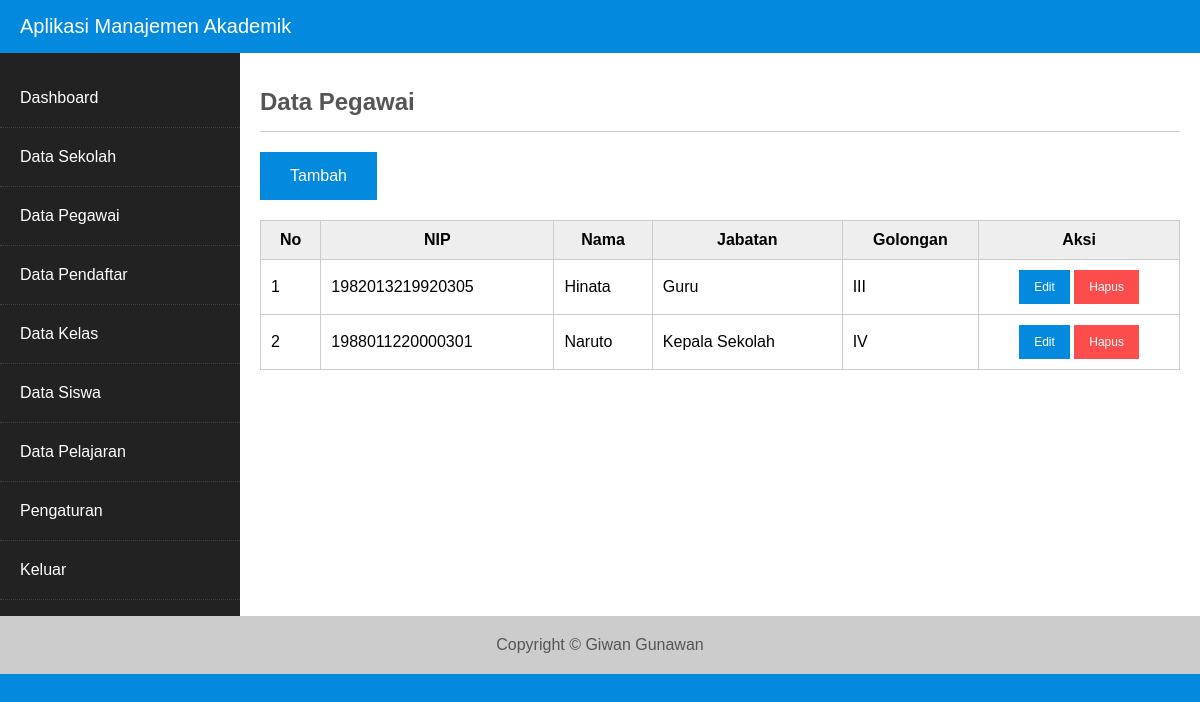
/index.php?hal=pegawai (signed in), run on the app's committed database.
### tables this page shows
CREATE TABLE `t_pegawai` (
  `NIP` char(16) NOT NULL,
  `Nama` char(30) NOT NULL,
  `Alamat` char(30) NOT NULL,
  `Nomor_Telepon` char(13) NOT NULL,
  `Jenis_Kelamin` char(1) NOT NULL,
  `Jabatan` char(20) NOT NULL,
  `Golongan` char(5) NOT NULL,
  PRIMARY KEY (`NIP`)
);

### content/pegawai.php (the view, shortened to what this page needs)
<h2 class="judul">Data Pegawai</h2>
<a class="tombol" href="?hal=pegawai_tambah">Tambah</a>
<table class="table">
   <thead>
      <tr>
         <th>No</th>
         <th>NIP</th>
         <th>Nama</th>
         <th>Jabatan</th>
         <th>Golongan</th>
         <th>Aksi</th>
      </tr>
   </thead>
   <tbody>
   <?php
   $query = mysqli_query($con, "SELECT * FROM t_pegawai");
   $no = 0;
   while($data = mysqli_fetch_array($query)){
      $no++;
?>
      <tr>
         <td><?= $no ?></td>
         <td><?= $data['NIP'] ?></td>
         <td><?= $data['Nama'] ?></td>
         <td><?= $data['Jabatan'] ?></td>
         <td><?= $data['Golongan'] ?></td>
         <td><center>
            <a class="tombol edit" href="?hal=pegawai_edit&id=<?= $data['NIP'] ?>"> Edit </a>
            <a class="tombol hapus" href="?hal=pegawai_hapus&id=<?= $data['NIP'] ?>"> Hapus </a>
         </td>
     </tr>
<?php
   }
?>
   </tbody>
</table>

### konten.php (shortened to what this page needs)
<?php
   $halaman = array("dashboard",
                     "sekolah","sekolah_update",
                     "pendaftar","pendaftar_tambah", "pendaftar_insert","pendaftar_edit", "pendaftar_update","pendaftar_hapus",
                     "kelas",
                     "pegawai", "pegawai_tambah", "pegawai_insert","pegawai_edit", "pegawai_update","pegawai_hapus",
                     "pelajaran",
                     "nilai",
                     "siswa",
                     "user","user_tambah", "user_insert","user_edit", "user_update","user_hapus");
   if(isset($_GET['hal'])) $hal = $_GET['hal'];
   else $hal = "dashboard";
   foreach($halaman as $h){
      if($hal == $h){
         include "content/$h.php";
         break;
      }
   }
?>

### css/style.css (style rules this page uses)
* { box-sizing: border-box; }
body { font-family: Arial; margin: 0; background: #038ade; }
.judul { color: #555; border-bottom: 1px solid #ccc; padding-bottom: 15px; }
.table { width: 100%; margin-top: 20px; border-collapse: collapse; }
.table th, .table td { border: 1px solid #ccc; padding: 10px; }
.table th { background: #eee; }
.tombol { display: inline-block; max-width: 150px; padding: 15px 30px; color: #fff; text-decoration: none; background: #038ade; cursor: pointer; }
.tombol.edit, .tombol.hapus { padding: 10px 15px; font-size: 12px; }
.tombol.hapus { background: #fc4c4c; }

### data on the page
t_pegawai: NIP "1982013219920305", Nama "Hinata", Jabatan "Guru", Golongan "III"
t_pegawai: NIP "1988011220000301", Nama "Naruto", Jabatan "Kepala Sekolah", Golongan "IV"
